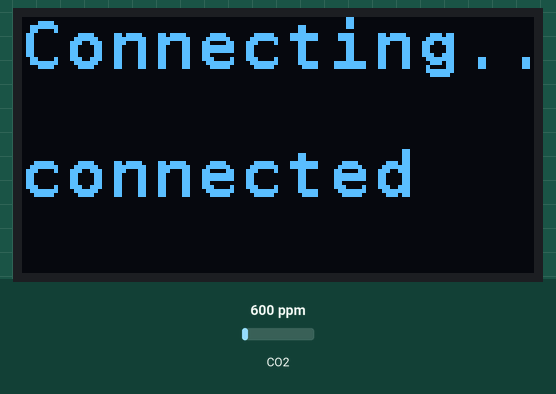
A sketch run on a simulated ESP32. Parts: 128×64 one-colour display. Inputs (shaded band) come from the test bench; at power-on: CO2 600 ppm. WiFi joins after 1.5 s; servers stay silent unless stated; the local clock reads 2024-03-15 10:24:30 at power-on unless the sketch sets it; no MQTT or app messages arrive unless stated; not simulated (calls return 0 or success): secrets.h; what the sketch prints to the serial monitor is not drawn.

Above: at 1.7 s.
At 22.4 s:
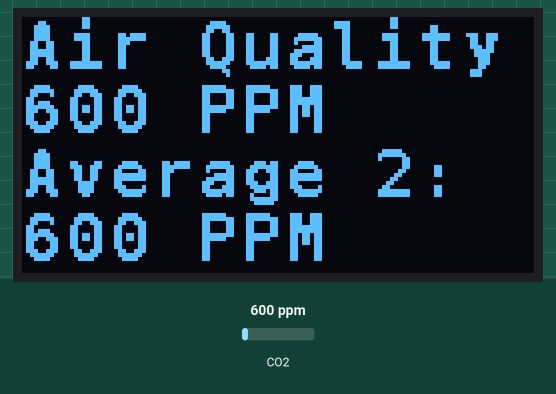
22.5 s: CO2 set to 452 ppm
At 37.1 s:
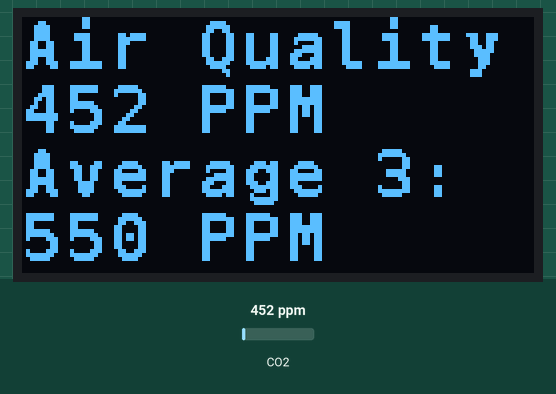
37.7 s: CO2 set to 1050 ppm
At 52.6 s:
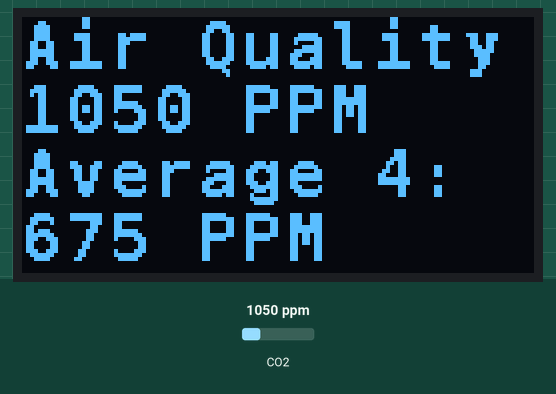
53.0 s: CO2 set to 1700 ppm
At 68.2 s:
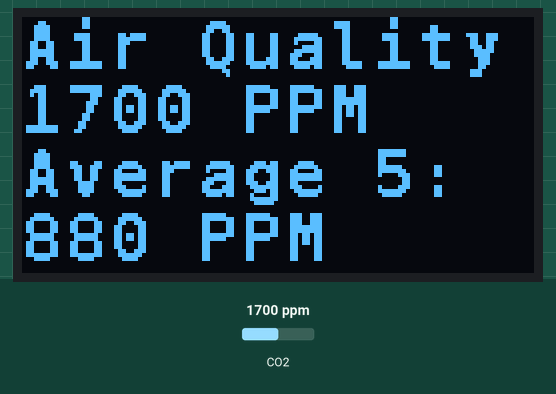
Timing chart, 0 to 69.7 s (numbered marks = the images above; inputs shaded):
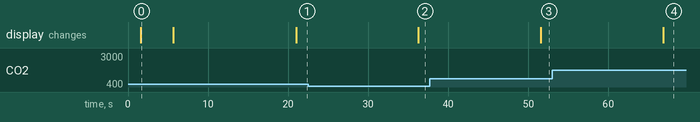

Measured:
- after the input at 22.5 s, the display: changes after 13.8 s (image 2)
- after the input at 37.7 s, the display: changes after 13.9 s (image 3)
- what the display in image 0 shows lasts 4.1 s, from 1.6 s to 5.7 s

The sketch:

MQ135_Air_Quality.ino
```cpp
#define VERSION "MQ135_Air_Quality_2024_0822"

/*
   IMPORTANT - read project description at
   https://github.com/Bobbo117/MQ135-Air-Quality-Sensor

  This software incorporates the MQ135 library to do perform two functions:
  1. When the #define CALIBRATE statement is active, calibarate the MQ135 sensor
  2. When the #define CALIBRATE statement is inactive, read the MQ135 sensor and report the CO2 ppm data on the following platforms:

    computer monitor via USB connection
    OLED display via I2C connection
    Thingspeak.com via WIFI if the #define THINGSPEAK statement is enabled
    Home Assistant via WIFI and MQTT if the #define MQTT statement is enabled

*/

//////////////////////////////////////////////////////////////
//*******     Setup secrets.h file               ***********//
//                                                          //
//////////////////////////////////////////////////////////////

  #include <secrets.h>   //<--*** if you want to report to Thingspeak or MQTT

/*
  secrets.h file contents follow (optional):

    #define SECRET_WIFI_SSID           "your wifi ssid"
    #define SECRET_WIFI_PASSWORD       "your wifi password"

  Home Assistant or other MQTT broker (optional):
    #define SECRET_MQTT_HOST "your mqtt host"  //12/29/2022
    #define SECRET_MQTT_PORT 1883
    #define SECRET_MQTT_USER_NAME "your mqtt user name"
    #define SECRET_MQTT_USER_PWD  "your mqtt password"

  Thingspeak API key (optional):
    #define SECRET_THINGSPEAK_API_KEY = "xxxxx"
*/
//////////////////////////////////////////////////////////////
//*******         Compile-time Options           ***********//
//        (Disable unwanted options with leading //)
//////////////////////////////////////////////////////////////

//#define CALIBRATE_         // Comment out if not in calibration mode
#define OLED_
#define WIFI_
#define THINGSPEAK_
#define MQTT_

//////////////////////////////////////////////////////////////
//*******         Compile-time Parameters           ***********//
// IMPORTANT - read project description at
// https://github.com/Bobbo117/MQ135-Air-Quality-Sensor
//////////////////////////////////////////////////////////////

#define PIN_MQ135 A0       // Analog pin on the ESP8266 which connects to the analog output of the sesor.
#define RZERO 9.47 //5.93 //51.5         // Measured resistance from calibration (8/8/2024 75F, 63% RH in my case)
#define RLOAD 1.612        // Measured resistance Kohms pin A0 to GND with power off

//////////////////////////////////////////////////////////////
//*******         Libraries          ***********//
// Use the Arduino Library Manager to install libraries for selected compile-time options
//
//////////////////////////////////////////////////////////////

//***Select one microprocessor:  (Disable unwanted options with leading //)
//#define ARDUINO_
//#define ESP32_
#define ESP8266_      //Only this option has been verified

//***Sensor library
#include "MQ135.h"        // <-- from Arduino Library Manager
MQ135 gasSensor(PIN_MQ135, RZERO, RLOAD);

//***Wifi libraries
#ifdef WIFI_
  #ifdef ESP32_
    #include <WiFi.h>
   #endif
  #ifdef ESP8266_
    #include <ESP8266WiFi.h>
  #endif
  #define WIFI_SSID SECRET_WIFI_SSID
  #define WIFI_PASSWORD SECRET_WIFI_PASSWORD
  WiFiClient client;
#endif

//***Display libraries
#ifdef OLED_
    #include <Wire.h>
    #include "SSD1306Ascii.h"
    #include "SSD1306AsciiWire.h"
    #define I2C_ADDRESS 0x3C            // 0X3C+SA0 - 0x3C or 0x3D
    #define OLED_RESET     -1           // Reset pin # (or -1 if sharing Arduino reset pin)
    SSD1306AsciiWire oled;
#endif

#ifdef MQTT_
  //***Timezone libraries
  #include <ezTime.h>
  #define MY_TIMEZONE "America/New_York"               // <<<<<<< use Olson format: https://en.wikipedia.org/wiki/List_of_tz_database_time_zones
  #define TIMEZONE_EEPROM_OFFSET 0                     // location-to-timezone info - saved in case eztime server is down
  Timezone myTZ;

 //***MQTT libraries and parameters, topics
  #include <PubSubClient.h>
  PubSubClient mqttClient(client);
  #define MQTT_USER_NAME SECRET_MQTT_USER_NAME
  #define MQTT_PASSWORD SECRET_MQTT_USER_PWD
  #define MQTT_SERVER SECRET_MQTT_HOST
  #define DEVICE_NAME "mq135"
  #define LWT_TOPIC "mq135/status/LWT"             // MQTT Last Will & Testament
  #define MQ135_TOPIC "aqi/mq135"                  // MQTT topic for sensor
  #define VERSION_TOPIC "mq135/report/version"     // report software version at connect
  #define RECV_COMMAND_TOPIC "mq135/cms/#"
  #define MSG_BUFFER_SIZE 512                          // for MQTT message payload (growth)
  char msg[MSG_BUFFER_SIZE];
  unsigned long lastReconnectAttempt = 0;
  unsigned long lastPublish = 0, lastRead = 0, lastPressErrReport = 0;
  unsigned long tempNow, lastPublishNow, sensorReadNow, mqttNow; //
#endif

//***ThingSpeak parameters
#ifdef THINGSPEAK_
  const char* server = "api.thingspeak.com";
  String THINGSPEAK_API_KEY = SECRET_THINGSPEAK_API_KEY;
#endif

//***Variable Definitions

  unsigned long reportPeriod_msec = 15000;        // Report period in msec
  float ppmArray[8];                             // array used to store and calculate rolling average of ppm data
  int ppmArrayLength = 8;                        // array length
  int validArrayData = 0;                        // number of entries in the array which are valid data for use in rolling average

//   ***********************
//   **  MQTT reconnect() **
//   ***********************

#ifdef MQTT_
  boolean reconnect()
  {
    // PubSubClient::connect(const char *id, const char *user, const char *pass, const char* willTopic, uint8_t willQos, boolean willRetain, const char* willMessage)
    if (mqttClient.connect(DEVICE_NAME, MQTT_USER_NAME, MQTT_PASSWORD, LWT_TOPIC, 2, true, "Disconnected"))
    {
      Serial.print(F("MQTT connected to "));
      Serial.println(F(MQTT_SERVER));

      // Publish MQTT announcements...
      mqttClient.publish(LWT_TOPIC, "Connected", true); // let broker know we're connected
      Serial.printf("%s MQTT SENT: %s/Connected\n", myTZ.dateTime("[H:i:s.v]").c_str(), LWT_TOPIC);
      mqttClient.publish(VERSION_TOPIC, VERSION, true); // report firmware version
      Serial.printf("%s MQTT SENT: Firmware %s\n", myTZ.dateTime("[H:i:s.v]").c_str(), VERSION);

      // Subscribe
      mqttClient.subscribe(RECV_COMMAND_TOPIC);
    }
    return mqttClient.connected();
  }

  //   ***********************
  //   **  MQTT callback()  **
  //   ***********************

  void callback(char *topic, byte *payload, unsigned int length)
  {
    strncpy(msg, (char *)payload, length);
    msg[length] = (char)NULL; // terminate the string
    Serial.printf("\n%s MQTT RECVD: %s/%s \n", myTZ.dateTime("[H:i:s.v]").c_str(), topic, msg);

    // All commands must be prefixed with RECV_COMMAND_TOPIC
    //   reboot         - reboots device
    //   report_period_ms/<new_value>

    if (strstr(topic, "report_period_ms")) // report period in msec
    {
      if (atoi(msg) >= 1)
      {
        Serial.printf("reportPeriod_msec set to %s\n", msg);
        reportPeriod_msec = atoi(msg);
      }
    }

    if (strstr(topic, "reboot"))
    {
      Serial.println(F("MQTT reboot command received.  Rebooting..."));
      delay(5000);
      mqttClient.disconnect();
      delay(1000);
      WiFi.disconnect();
      delay(1000);
      ESP.restart();
    }
    msg[0] = (char)NULL; // clear msg
  }
#endif

//   ***********************
//   **  setup()  **
//   ***********************

void setup()
{
  Serial.begin(115200);
  ppmArray[0]=1;                                      // ppmArray[0] is index pointing to first data location

  //***Setup OLED Display
  #ifdef OLED_
    Wire.begin();
    #if OLED_RESET  >= 0
      oled.begin(&Adafruit128x64, I2C_ADDRESS, OLED_RESET);
    #else
      oled.begin(&Adafruit128x64, I2C_ADDRESS);
    #endif
    oled.clear();
    oled.setFont(fixed_bold10x15);
    oled.setCursor(0,0);
    #ifdef WIFI_
      oled.println ("Connecting..");
      oled.println(WIFI_SSID);
    #endif
  #endif

  //***Setup wifi
  #ifdef WIFI_
    Serial.println("Connecting.. ");
    Serial.println(WIFI_SSID);
    WiFi.begin(WIFI_SSID, WIFI_PASSWORD);
    while (WiFi.status() != WL_CONNECTED)
    {
      delay(500);
      Serial.print(".");
    }
    Serial.println("");
    Serial.println("WIFI connected");

    #ifdef OLED_
      oled.println("connected");
    #endif
  #endif

  //***Setup mqtt
  #ifdef MQTT_
    mqttClient.setBufferSize(MSG_BUFFER_SIZE);
    mqttClient.setServer(MQTT_SERVER, 1883);
    mqttClient.setCallback(callback);
    lastReconnectAttempt = 0;
  #endif

  delay(4000);
}

//   ***********************
//   **  loop()  **
//   ***********************

void loop()
{
  //***print to Serial Monitor
  #ifdef CALIBRATE_
    //****Read sensor resistance
    float value = gasSensor.getRZero();
    Serial.print("R Zero Ohms: ");
    Serial.println(value);
  #else
     //****Read air quality sensor
    float value = gasSensor.getPPM();
    Serial.print("Air Quality: ");
    Serial.println(value);
  #endif

  //***Store in array
  ppmArray[int(ppmArray[0])]=value;
  //Serial.print(ppmArray[0]); Serial.print(": ");Serial.println(ppmArray[int(ppmArray[0])]);
  ppmArray[0]++;
  if (int(ppmArray[0]) > ppmArrayLength-1)
  {
    ppmArray[0]=1;
  }
  if (validArrayData < ppmArrayLength-1)
  {
    validArrayData ++;
  }

  //***Compute rolling average
  float total = 0;
  for (int i=1; i< validArrayData+1; i++)
  {
    total=total+ppmArray[i];
  }
  float avg = total/(validArrayData);
  Serial.print("Rolling Average ");Serial.print(validArrayData); Serial.print(": ");Serial.println(avg);

  //****Display AQI value on OLED
  #ifdef OLED_
    oled.clear();
    oled.setCursor(0,0);
    #ifdef CALIBRATE_
      oled.println("Calibration");
      //oled.println("");
      oled.print("R0: ");
      oled.println(value);
      oled.print("Average "); oled.print(validArrayData); oled.println(":");
      oled.print(avg);;oled.print(" kOhms");
    #else
      oled.println("Air Quality Index");
      oled.print(int(value));oled.println(" PPM");
      oled.print("Average "); oled.print(validArrayData); oled.println(":");
      oled.print(int(avg));oled.print(" PPM");
    #endif
  #endif

  value=avg;                      // Report the avg to MQTT, Thingspeak to eliminate jitter

  //***verify mqtt connection
  #ifdef MQTT_
    if (!mqttClient.connected())
    {
      mqttNow = millis();
      if (mqttNow - lastReconnectAttempt > 1000)
      {
        Serial.printf("[%s] Waiting for MQTT...\n", myTZ.dateTime(RFC3339).c_str());
        lastReconnectAttempt = mqttNow;
        // Attempt to reconnect
        if (reconnect())
        {
          lastReconnectAttempt = 0;
        }
      }
    }
    else
    {
      // Client connected
      mqttClient.loop();
    }

    //****Publish MQTT
    lastPublishNow = millis();
    if(mqttClient.connected() )
    {
      sprintf(msg, "%.2f", value);
      mqttClient.publish(MQ135_TOPIC, msg, true);
      lastPublish = millis();
    }
  #endif

  //****Publish Thingspeak
  #ifdef THINGSPEAK_
    if (client.connect(server, 80)) // "184.106.153.149" or api.thingspeak.com
    {
      String httpPost = THINGSPEAK_API_KEY+"&field1="+String(value);
      client.print("POST /update HTTP/1.1\n");
      client.print("Host: api.thingspeak.com\n");
      client.print("Connection: close\n");
      client.print("X-THINGSPEAKAPIKEY: " + THINGSPEAK_API_KEY + "\n");
      client.print("Content-Type: application/x-www-form-urlencoded\n");
      client.print("Content-Length: ");
      client.print(httpPost.length());
      client.print("\n\n");
      client.print(httpPost);
      client.stop();
      Serial.println("Published Thingspeak");
    }
  #endif

  //****Pause to throttle data rate.
  Serial.print(reportPeriod_msec/1000);Serial.println(" second pause..");Serial.println("");
  delay(reportPeriod_msec);
}
```
